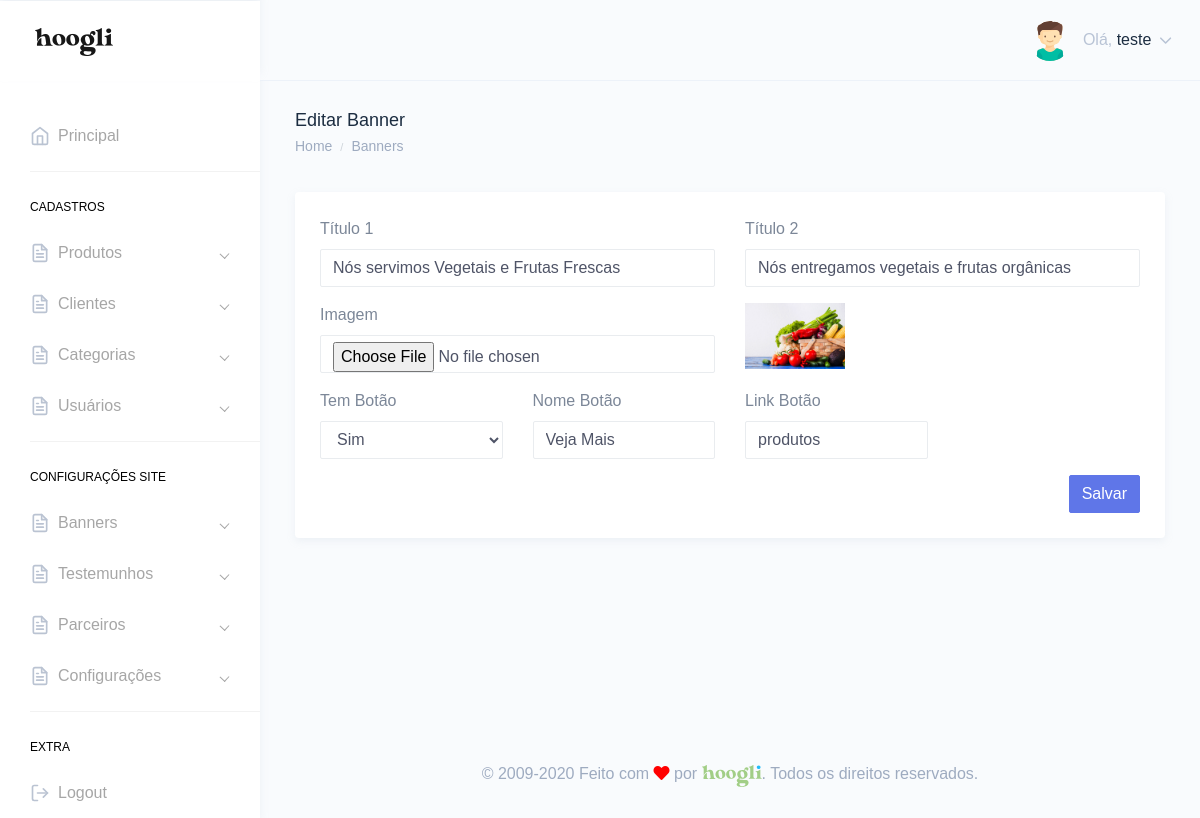
The page /painel/editar-banner.php?id=3 (signed in) on the database its author committed.
### tables this page shows
CREATE TABLE `tbl_usuarios` (
  `id` int(11) NOT NULL,
  `nome` varchar(250) DEFAULT NULL,
  `email` varchar(250) DEFAULT NULL,
  `telefone` varchar(250) DEFAULT NULL,
  `endereco` varchar(250) DEFAULT NULL,
  `cpf` varchar(100) DEFAULT NULL,
  `login` varchar(100) DEFAULT NULL,
  `senha` varchar(100) DEFAULT NULL,
  `foto` varchar(250) DEFAULT NULL,
  `id_cargo` int(11) DEFAULT NULL,
  `sexo` varchar(2) DEFAULT NULL,
  `perm_cad_usuario` varchar(2) DEFAULT NULL,
  `perm_relatorio` varchar(2) DEFAULT NULL,
  `perm_add_usuario` varchar(2) DEFAULT NULL,
  `perm_edit_usuario` varchar(2) DEFAULT NULL,
  `perm_del_usuario` varchar(2) DEFAULT NULL,
  `perm_cad_contato` varchar(2) DEFAULT NULL,
  `perm_edit_contato` varchar(2) DEFAULT NULL,
  `perm_del_contato` varchar(2) DEFAULT NULL,
  `perm_edit_contato_nf` varchar(3) DEFAULT NULL,
  `perm_pag_principal_rm` varchar(2) DEFAULT NULL,
  `perm_pag_principal_uc` varchar(2) DEFAULT NULL,
  `admin_geral` varchar(2) DEFAULT NULL,
  `data_frase` date DEFAULT NULL,
  `id_frase` int(11) DEFAULT NULL,
  `frase_lida` varchar(2) DEFAULT NULL
);

CREATE TABLE `tbl_sliders` (
  `id` int(11) NOT NULL,
  `foto` varchar(250) DEFAULT NULL,
  `titulo1` varchar(250) DEFAULT NULL,
  `titulo2` varchar(250) DEFAULT NULL,
  `breve` text DEFAULT NULL,
  `tem_botao` varchar(2) DEFAULT NULL,
  `nome_botao` varchar(250) DEFAULT NULL,
  `link_botao` varchar(250) DEFAULT NULL,
  `lado_texto` varchar(2) DEFAULT NULL,
  `tem_titulo2` enum('S','N') NOT NULL
);

### Connection/con-pdo.php (called while the page is built, shortened)
<?php
$conInstanciada = '';
if(empty($conInstanciada)) {
	class Conexao {
		private static $pdo;
		public static function getInstance() {
		if (!isset(self::$pdo)) {
		 try {
		  $opcoes = array(PDO::MYSQL_ATTR_INIT_COMMAND => 'SET NAMES utf8', PDO::ATTR_PERSISTENT => TRUE);
		  self::$pdo = new PDO("mysql:host=" . HOST . "; dbname=" . DBNAME . "; charset=" . CHARSET . ";", USER, PASSWORD, $opcoes);
		  self::$pdo->setAttribute(PDO::ATTR_ERRMODE, PDO::ERRMODE_EXCEPTION);
		 } catch (PDOException $e) {
		  print "Erro: " . $e->getMessage();
		 }
		}
		return self::$pdo;
		}
	}
}

### Class/acesso.class.php (called while the page is built, shortened)
<?php
$AcessoInstanciada = '';
if(empty($AcessoInstanciada)) {
	if(file_exists('Connection/conexao.php')) {
		require_once('Connection/con-pdo.php');
		require_once('funcoes.php');
	} else {
		require_once('../Connection/con-pdo.php');
		require_once('../funcoes.php');
	}
	class Acesso {
		private $pdo = null;
		private static $Acesso = null;
		private function __construct($conexao){
			$this->pdo = $conexao;
		}
		public static function getInstance($conexao){
			if (!isset(self::$Acesso)):
				self::$Acesso = new Acesso($conexao);
			endif;
			return self::$Acesso;
		}
		function rsDados($id='', $idCargo='', $orderBy='', $limite='') {
			$sqlLimite = '';
			$sqlOrdem = '';
			$sql = '';
			$nCampos = 0;
			if(!empty($id)) {
				$sql .= " and id = ?";
				$nCampos++;
				$campo[$nCampos] = $id;
			}
			try{
				$sql = "SELECT * FROM tbl_usuarios where 1=1 $sql $sqlOrdem $sqlLimite";
				$stm = $this->pdo->prepare($sql);
				for($i=1; $i<=$nCampos; $i++) {
					$stm->bindValue($i, $campo[$i]);
				}
				$stm->execute();
				$rsDados = $stm->fetchAll(PDO::FETCH_OBJ);
				if($id <> '' or $limite == 1) {
					return($rsDados[0]);
				} else {
					return($rsDados);
				}
			} catch(PDOException $erro){
				echo $erro->getMessage();
			}
		}
	}
}

### painel/verifica.php (called while the page is built, shortened)
<?php
include "../Class/acesso.class.php";
$verificaRestrito = Acesso::getInstance(Conexao::getInstance());
include "../Class/banners.class.php";
$banners = Banners::getInstance(Conexao::getInstance());
$verificaRestrito->restritoAdmin();
$dadosUsuarioLogado = $verificaRestrito->rsDados($_SESSION['dadosLogado']->id);
?>

### funcoes.php (called while the page is built, shortened)
<?php
  function icone_genero($genero) {
    switch ($genero) {
      case "M": return "assets/images/avatars/boy.svg"; break;
    }
  }
?>

### Class/banners.class.php (called while the page is built, shortened)
<?php
$BannersInstanciada = '';
if(empty($BannersInstanciada)) {
	if(file_exists('Connection/conexao.php')) {
		require_once('Connection/con-pdo.php');
		require_once('funcoes.php');
	} else {
		require_once('../Connection/con-pdo.php');
		require_once('../funcoes.php');
	}
	class Banners {
		private $pdo = null;
		private static $Banners = null;
		private function __construct($conexao){
			$this->pdo = $conexao;
		}
		public static function getInstance($conexao){
			if (!isset(self::$Banners)):
				self::$Banners = new Banners($conexao);
			endif;
			return self::$Banners;
		}
		function rsDados($id='', $orderBy='', $limite='') {
			$nCampos = 0;
			$sql = '';
			$sqlOrdem = '';
			$sqlLimite = '';
			if(!empty($id)) {
				$sql .= " and id = ?";
				$nCampos++;
				$campo[$nCampos] = $id;
			}
			try{
				$sql = "SELECT * FROM tbl_sliders where 1=1 $sql $sqlOrdem $sqlLimite";
				$stm = $this->pdo->prepare($sql);
				for($i=1; $i<=$nCampos; $i++) {
					$stm->bindValue($i, $campo[$i]);
				}
				$stm->execute();
				$rsDados = $stm->fetchAll(PDO::FETCH_OBJ);
				if($id <> '' or $limite == 1) {
					return($rsDados[0]);
				} else {
					return($rsDados);
				}
			} catch(PDOException $erro){
				echo $erro->getMessage();
			}
		}
	}
}

### painel/editar-banner.php (the view, shortened to what this page needs)
<?php include "verifica.php";
$id = '';
if(isset($_GET['id'])){
    if(empty($_GET['id'])){
        header('Location: produtos.php');
    }else{
        $id = $_GET['id'];
    }
}
$banners->editar();
$editarBanner = $banners->rsDados($id);
?>
<!DOCTYPE html>
<html dir="ltr" lang="pt-br">
<head>
    <link href="dist/css/style.min.css" rel="stylesheet">
</head>
<body>
    <div id="main-wrapper" data-theme="light" data-layout="vertical" data-navbarbg="skin6" data-sidebartype="full" data-sidebar-position="fixed" data-header-position="fixed" data-boxed-layout="full">
       <?php include "header.php";?>
       <?php include "inc-menu-lateral.php";?>
        <div class="page-wrapper">
            <div class="page-breadcrumb">
                <div class="row">
                    <div class="col-7 align-self-center">
                        <h4 class="page-title text-truncate text-dark font-weight-medium mb-1">Editar Banner</h4>
                        <div class="d-flex align-items-center">
                            <nav aria-label="breadcrumb">
                                <ol class="breadcrumb m-0 p-0">
                                    <li class="breadcrumb-item"><a href="." class="text-muted">Home</a></li>
                                    <li class="breadcrumb-item text-muted active" aria-current="page"><a href="banners.php" class="text-muted">Banners</a></li>
                                </ol>
                            </nav>
                        </div>
                    </div>
                </div>
            </div>
            <div class="container-fluid">
                <div class="row">
                    <div class="col-12">
                        <div class="card">
                            <div class="card-body">
                                <form method="POST" enctype="multipart/form-data">
                                    <div class="form-body">
                                        <div class="row">
                                            <div class="col-md-6">
                                                <div class="form-group">
                                                <label class="mr-sm-2" for="">Título 1</label>
                                                    <input type="text" class="form-control" name="titulo1" value="<?php if(isset($editarBanner->titulo1) && !empty($editarBanner->titulo1)){ echo $editarBanner->titulo1;}?>" >
                                                </div>
                                            </div>
                                            <div class="col-md-6">
                                                <div class="form-group">
                                                <label class="mr-sm-2" for="">Título 2</label>
                                                    <input type="text" class="form-control" name="titulo2" value="<?php if(isset($editarBanner->titulo2) && !empty($editarBanner->titulo2)){ echo $editarBanner->titulo2;}?>" >
                                                </div>
                                            </div>
                                        </div>
                                        <div class="row">
                                           <div class="col-md-6">
                                                <div class="form-group">
                                                <label class="mr-sm-2" for="">Imagem</label>
                                                    <input type="file" name="foto" class="form-control" >
                                                </div>
                                            </div>
                                            <?php if(isset($editarBanner->foto) && !empty($editarBanner->foto)){ ?>
                                            <div class="col-md-6">
                                                <div class="form-group">
                                                    <img src="../img/<?php echo $editarBanner->foto;?>"  width="100">
                                                </div>
                                            </div>
                                            <?php }?>
                                        </div>
                                        <div class="row">
                                           <div class="col-md-3">
                                                <div class="form-group">
                                                <label class="mr-sm-2" for="">Tem Botão</label>
                                                    <select name="tem_botao" class="form-control" id="" onchange="if(this.value == 'S'){document.getElementById('temBotao').style.display='';document.getElementById('temLink').style.display='';}else{document.getElementById('temBotao').style.display='none';document.getElementById('temLink').style.display='none';}">
                                                        <option value="S" <?php if(isset($editarBanner->tem_botao) && $editarBanner->tem_botao == 'S'){ echo "selected";}?>>Sim</option>
                                                    </select>
                                                </div>
                                            </div>
                                            <div class="col-md-3" id="temBotao" style="<?php if(isset($editarBanner->tem_botao) && $editarBanner->tem_botao == 'N'){ echo "display: none;";}?>">
                                                <div class="form-group">
                                                <label class="mr-sm-2" for="">Nome Botão</label>
                                                   <input type="text" name="nome_botao" class="form-control" value="<?php if(isset($editarBanner->nome_botao) && !empty($editarBanner->nome_botao)){ echo $editarBanner->nome_botao;}?>">
                                                </div>
                                            </div>
                                            <div class="col-md-3" id="temLink" style="<?php if(isset($editarBanner->tem_botao) && $editarBanner->tem_botao == 'N'){ echo "display: none;";}?>">
                                                <div class="form-group">
                                                <label class="mr-sm-2" for="">Link Botão</label>
                                                   <input type="text" name="link_botao" class="form-control" value="<?php if(isset($editarBanner->link_botao) && !empty($editarBanner->link_botao)){ echo $editarBanner->link_botao;}?>">
                                                </div>
                                            </div>
                                        </div>
                                    </div>
                                    <div class="form-actions">
                                        <div class="text-right">
                                            <button type="submit" class="btn btn-info">Salvar</button>
                                        </div>
                                    </div>
                                </form>
                            </div>
                        </div>
                    </div>
                </div>
            </div>
           <?php include "footer.php";?>
        </div>
    </div>
</body>
</html>

### painel/header.php (shortened to what this page needs)
<header class="topbar" data-navbarbg="skin6">
            <nav class="navbar top-navbar navbar-expand-md">
                <div class="navbar-header" data-logobg="skin6">
                    <div class="navbar-brand">
                        <a href=".">
                            <span class="logo-text">
                                <img src="assets/images/hoogli_logo.png" alt="homepage" class="dark-logo" />
                            </span>
                        </a>
                    </div>
                </div>
                <div class="navbar-collapse collapse" id="navbarSupportedContent">
                    <ul class="navbar-nav float-right">
                        <li class="nav-item dropdown">
                            <a class="nav-link dropdown-toggle" href="javascript:void(0)" data-toggle="dropdown"
                                aria-haspopup="true" aria-expanded="false">
                                <?php if(!empty($dadosUsuarioLogado->foto)){?>
                                <img src="../img/<?php echo $dadosUsuarioLogado->foto;?>" alt="<?php echo $dadosUsuarioLogado->nome;?>" class="rounded-circle" width="40">
                                <?php }else{?>
                                <img src="<?php echo icone_genero($dadosUsuarioLogado->sexo);?>" alt="<?php echo $dadosUsuarioLogado->nome;?>" class="rounded-circle" width="40">
                                <?php }?>
                                <span class="ml-2 d-none d-lg-inline-block"><span>Olá,</span> <span
                                        class="text-dark"><?php echo $dadosUsuarioLogado->nome;?></span> <i data-feather="chevron-down"
                                        class="svg-icon"></i></span>
                            </a>
                        </li>
                    </ul>
                </div>
            </nav>
        </header>

### rows shown on the page
tbl_usuarios: nome "teste"
tbl_sliders: titulo1 "Nós servimos Vegetais e Frutas Frescas", titulo2 "Nós entregamos vegetais e frutas orgânicas", foto (picture), tem_botao "Sim", nome_botao "Veja Mais", link_botao "produtos"
